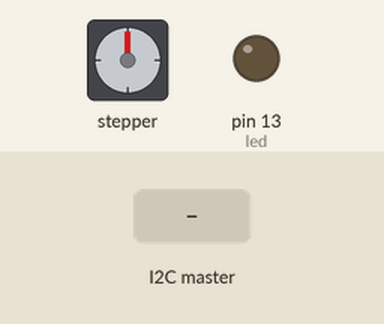
Recording of a sketch running on a simulated Arduino Uno, built with avr-gcc and run on an emulated ATmega328P. Shown: stepper motor, output pins drawn as LEDs (lit = HIGH). Wiring (inferred from the names in the program): stepper motor driver (200 steps per turn assumed): step pin 11; direction pin 12; enable pin 10. The test bench sets the inputs (shaded band). Pins used as bus, display or sensor lines are not drawn; what the sketch prints to the serial monitor is not drawn.

Above: at 1.2 s.
1.3 s: the I2C master sends the byte 1
At 2.1 s:
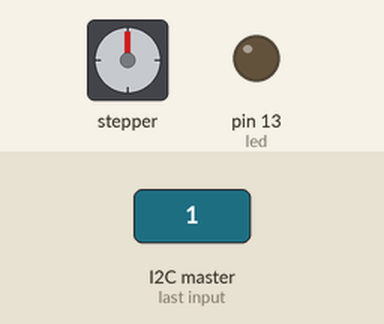
4.3 s: the I2C master sends the byte 0
7.3 s: the I2C master sends the byte 2
At 14.1 s:
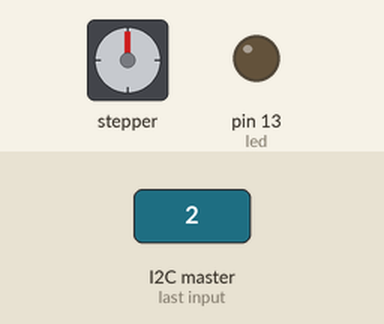
Timing chart, 0 to 62.8 s (numbered marks = the images above; inputs shaded):
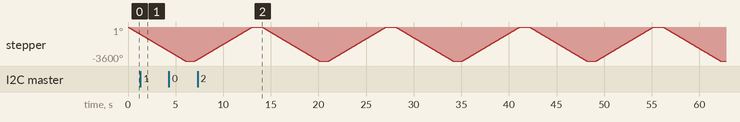

The sketch:

i2c_test.ino
```cpp
#include <Wire.h>
#include <Stepper.h>

boolean control_motor_flag = false; // This flag will be changed in received handle function,

// Small motor
#define ENABLE_PIN 10  // 可选的使能引脚
#define STEP_PIN 11  // A4988的STEP引脚
#define DIR_PIN 12   // A4988的DIR引脚
int stepsPerRevolution = 200 * 10;  // 假设电机每转一圈需要200步

// Big motor

#define MOTOR_1   (6)   // IN1
#define MOTOR_2   (7)   // IN2
#define MOTOR_3   (8)   // IN3
#define MOTOR_4   (9)   // In4

#define MOTOR_STEPS (2048) // A full rebo

// ライブラリが想定している配線が異なるので2番、3番を入れ替える
Stepper myStepper(MOTOR_STEPS, MOTOR_1, MOTOR_3, MOTOR_2, MOTOR_4);
int led = 13;


void receiveEvent(int howMany) {
  while (Wire.available()) {
    char c = Wire.read();  // 读取I2C总线上的数据
    Serial.print(c);  // 打印接收到的数据
  }

  control_motor_flag = true;
//  myStepper.step(1024);
//  delay(1000);
//  myStepper_pulse(256);
  blink(1);
}


void myStepper_demo_revolution(){
  // step one revolution  in one direction:
  myStepper.step(MOTOR_STEPS);
  delay(500);
  // step one revolution in the other direction:
  myStepper.step(-MOTOR_STEPS);
  delay(500);

  disable_motor();
}

void myStepper_pulse(int steps){
  myStepper.step(steps);
  delay(500);

  disable_motor();
}

void disable_motor() {
  digitalWrite(MOTOR_1, LOW);
  digitalWrite(MOTOR_2, LOW);
  digitalWrite(MOTOR_3, LOW);
  digitalWrite(MOTOR_4, LOW);
}


void blink(int n){
  for(int i = 0; i < n; i++) {
    digitalWrite(led, 1);
    delay(500);
    digitalWrite(led, 0);
    delay(500);
  }

}


void setup() {
  // Small motor init
  pinMode(STEP_PIN, OUTPUT);
  pinMode(DIR_PIN, OUTPUT);
  pinMode(ENABLE_PIN, OUTPUT);
  digitalWrite(ENABLE_PIN, LOW);  // 使能A4988（低电平有效）

  // Big motor init
  myStepper.setSpeed(10);
  // 设置唯一的I2C地址 (根据你前面定义的地址方案)
  Wire.begin(0x08);
  pinMode(led, OUTPUT);

  // 注册接收数据的事件
  Wire.onReceive(receiveEvent);

  Serial.begin(9600);  // 用于调试
}

void loop() {
  // Waiting to receive i2c commands
//  if(control_motor_flag == true){
//    myStepper.step(1024);
//    control_motor_flag = false;
//    }
  digitalWrite(DIR_PIN, LOW);  // 改变方向为逆时针

  stepMotor(stepsPerRevolution);  // 顺时针转一圈
  delay(1000);  // 等待1秒

  digitalWrite(DIR_PIN, HIGH);  // 改变方向为逆时针
  stepMotor(stepsPerRevolution);  // 逆时针转一圈
  delay(1000);  // 等待1秒
}


void stepMotor(int steps) {
  for (int i = 0; i < steps; i++) {
    digitalWrite(STEP_PIN, HIGH);  // 发送脉冲
    delayMicroseconds(1500);  // 控制脉冲间隔，决定速度
    digitalWrite(STEP_PIN, LOW);
    delayMicroseconds(1500);  // 控制脉冲间隔，决定速度
  }
}
```
